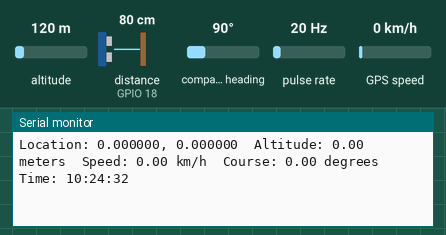
This sketch was run on a simulated ESP32. Parts: the last lines printed to the serial monitor. Wiring (inferred from the names in the program): pulse sensor: data GPIO 27. The test bench sets the inputs (shaded band); at power-on: altitude 120 m, distance to the obstacle (sensor on GPIO 18) 80 cm, pulse rate 20 Hz, compass heading 90°, GPS speed 0 km/h. The echo pulse lasts 58.3 µs per cm; WiFi joins after 1.5 s; servers stay silent unless stated; the local clock reads 2024-03-15 10:24:30 at power-on unless the sketch sets it; the GPS gets a fix after 3 s at 37.7749, -122.4194 with 8 satellites.

Above: at 3.0 s.
3.1 s: altitude set to 20 m
At 4.4 s:
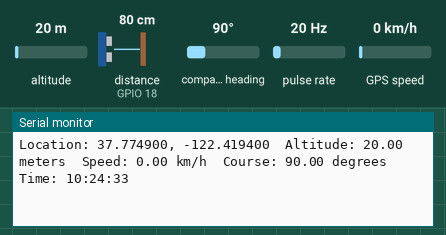
4.6 s: distance to the obstacle (sensor on GPIO 18) set to 2 cm
At 5.7 s:
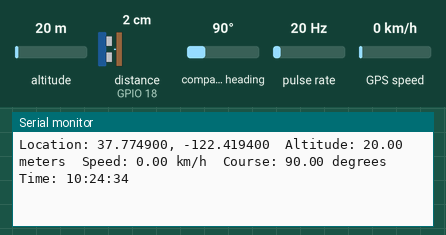
6.1 s: pulse rate (sensor on GPIO 27) set to 4 Hz
At 7.4 s:
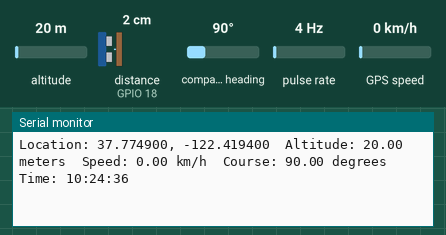
7.6 s: compass heading set to 7°
At 8.8 s:
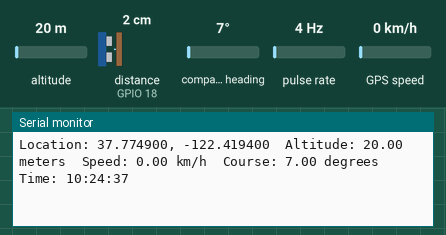
9.1 s: GPS speed set to 2 km/h
At 9.1 s:
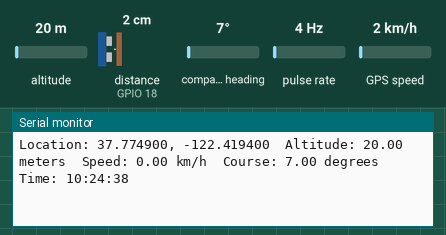
10.6 s: distance to the obstacle (sensor on GPIO 18) set to 4 cm
At 11.8 s:
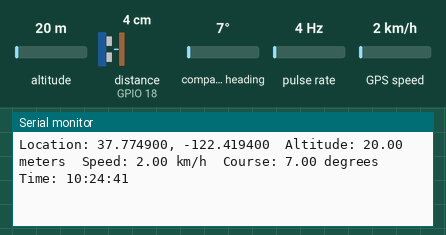
Timing chart, 0 to 13.1 s (numbered marks = the images above; inputs shaded):
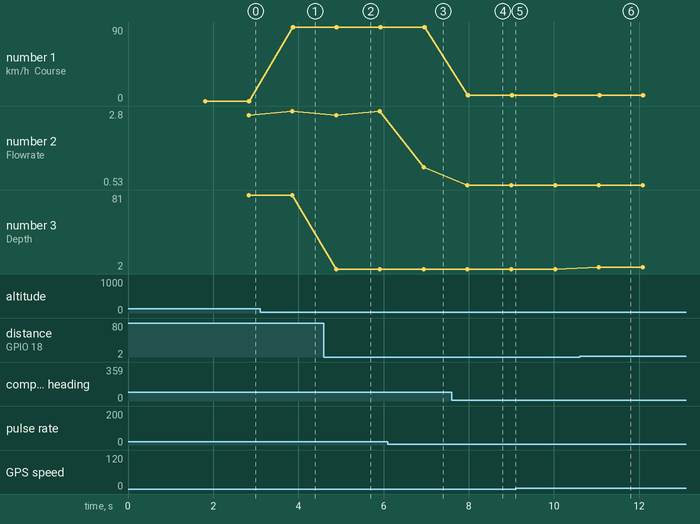

Measured:
- after the input at 3.1 s, the serial monitor: prints a new line after 0.77 s (image 1)
- after the input at 4.6 s, the serial monitor: prints a new line after 0.29 s (image 2)
- after the input at 6.1 s, the serial monitor: prints a new line after 0.84 s (image 3)
- after the input at 7.6 s, the serial monitor: prints a new line after 0.38 s (image 4)
- after the input at 10.6 s, the serial monitor: prints a new line after 0.45 s (image 6)
- plotted number 1: 90 → 7 after the input at 7.6 s
- plotted number 2: 2.8 → 1.07 after the input at 6.1 s
- plotted number 3: 81 → 2 after the input at 4.6 s, 2 → 4 after the input at 10.6 s

The sketch:

basarnas_blynk.ino
```cpp
#define BLYNK_TEMPLATE_ID "TMPL6gMyj_bZ1"
#define BLYNK_TEMPLATE_NAME "Basarnas"
#define BLYNK_AUTH_TOKEN "k0xeT2dg3qJ5kJKqUE2O_a2s6eeYxqel"

#include <Wire.h>
#include <Adafruit_Sensor.h>
#include <Adafruit_BNO055.h>
#include <RTClib.h>
#include <TinyGPS++.h>
#include <NewPing.h>
#include <WiFi.h>
#include <WiFiClient.h>
#include <BlynkSimpleEsp32.h>

#define BLYNK_PRINT Serial
char auth[] = BLYNK_AUTH_TOKEN;  // Ganti dengan token Blynk Anda
char ssid[] = "?";
char pass[] = "ferdykurnia";


// Pin untuk sensor ultrasonik JSN-SR04T pada ESP32
#define TRIGGER_PIN  5
#define ECHO_PIN     18
#define MAX_DISTANCE 450

// Pin untuk waterflow sensor
#define FLOW_SENSOR_PIN 27

// Pin untuk GPS Neo 7M pada ESP32
#define GPS_RX_PIN 16
#define GPS_TX_PIN 17

// Inisialisasi objek sensor ultrasonik
NewPing sonar(TRIGGER_PIN, ECHO_PIN, MAX_DISTANCE);

// Inisialisasi objek RTC
RTC_DS3231 rtc;

// Inisialisasi objek GPS
TinyGPSPlus gps;
HardwareSerial GPSSerial(1);

// Inisialisasi objek waterflow sensor
volatile int flow_frequency; // variabel untuk menghitung frekuensi aliran
unsigned int flow_meter_pin = FLOW_SENSOR_PIN; // pin untuk waterflow sensor
unsigned long totalmillis; // waktu total
unsigned long lastmillis; // waktu terakhir

//BLYNK_WRITE(V0) {
//  // Fungsi ini akan dipanggil setiap kali Slider V0 di Blynk diubah
//  int sliderValue = param.asInt();  // Mendapatkan nilai dari slider
//  // Gunakan nilai slider sesuai kebutuhan Anda
//}

void flow() {
  flow_frequency++;
}

void setup() {
  Serial.begin(115200);
  GPSSerial.begin(9600, SERIAL_8N1, GPS_RX_PIN, GPS_TX_PIN);  // Konfigurasi pin RX dan TX untuk GPS
  Wire.begin();

//  Blynk.begin(auth, ssid, pass);
  Blynk.begin(auth, ssid, pass);

  if (!rtc.begin()) {
    Serial.println("Couldn't find RTC");
    while (1);
  }

  if (rtc.lostPower()) {
    Serial.println("RTC lost power, let's set the time!");
    rtc.adjust(DateTime(F(__DATE__), F(__TIME__)));
  }

  pinMode(flow_meter_pin, INPUT);
  attachInterrupt(digitalPinToInterrupt(flow_meter_pin), flow, RISING);
}

bool isFirstConnect = true;

BLYNK_CONNECTED() {
  if (isFirstConnect)
  {
    Blynk.syncAll();
    isFirstConnect = false;
  }
}

void loop() {
  Blynk.run();  // Menjalankan Blynk
  // Membaca data GPS
  while (GPSSerial.available() > 0) {
    if (gps.encode(GPSSerial.read())) {
      // Ambil data GPS, seperti latitude, longitude, dan waktu
      Serial.print("Location: ");
      Serial.print(gps.location.lat(), 6);
      Serial.print(", ");
      Serial.print(gps.location.lng(), 6);
      Serial.print("  Altitude: ");
      Serial.print(gps.altitude.meters());
      Serial.print(" meters  Speed: ");
      Serial.print(gps.speed.kmph());
      Serial.print(" km/h  Course: ");
      Serial.print(gps.course.deg());
      Serial.print(" degrees  Time: ");
      Serial.print(gps.time.hour());
      Serial.print(":");
      Serial.print(gps.time.minute());
      Serial.print(":");
      Serial.print(gps.time.second());
      Serial.println();

      // Mengirim data GPS ke Blynk
      Blynk.virtualWrite(V1, gps.location.lat());  // V1 untuk latitude
      Blynk.virtualWrite(V2, gps.location.lng());  // V2 untuk longitude
    }
  }

  // Mengukur jarak menggunakan sensor ultrasonik
  delay(1000);
  unsigned int distance = sonar.ping_cm();

  // Membaca tanggal dan waktu dari RTC
  DateTime now = rtc.now();
  Serial.print("RTC Time: ");
  Serial.print(now.hour(), DEC);
  Serial.print(':');
  Serial.print(now.minute(), DEC);
  Serial.print(':');
  Serial.print(now.second(), DEC);
  Serial.println();

  // Mengukur kecepatan arus air dengan waterflow sensor
  totalmillis = millis();
  if ((totalmillis - lastmillis) > 1000) {
    detachInterrupt(flow_meter_pin);
    float flowrate = (flow_frequency / 7.5);  // menghitung laju aliran dalam liter per detik
    Serial.print("Flowrate: ");
    Serial.print(flowrate);
    Serial.println(" L/s");
    flow_frequency = 0;
    lastmillis = millis();
    attachInterrupt(digitalPinToInterrupt(flow_meter_pin), flow, RISING);

    // Mengirim data kecepatan arus air ke Blynk
    Blynk.virtualWrite(V3, flowrate);  // V3 untuk kecepatan arus air
  }

  // Menampilkan hasil pengukuran kedalaman
  Serial.print("Depth: ");
  Serial.print(distance);
  Serial.println(" cm");

  // Mengirim data kedalaman ke Blynk
  Blynk.virtualWrite(V4, distance);  // V4 untuk kedalaman
}
```
